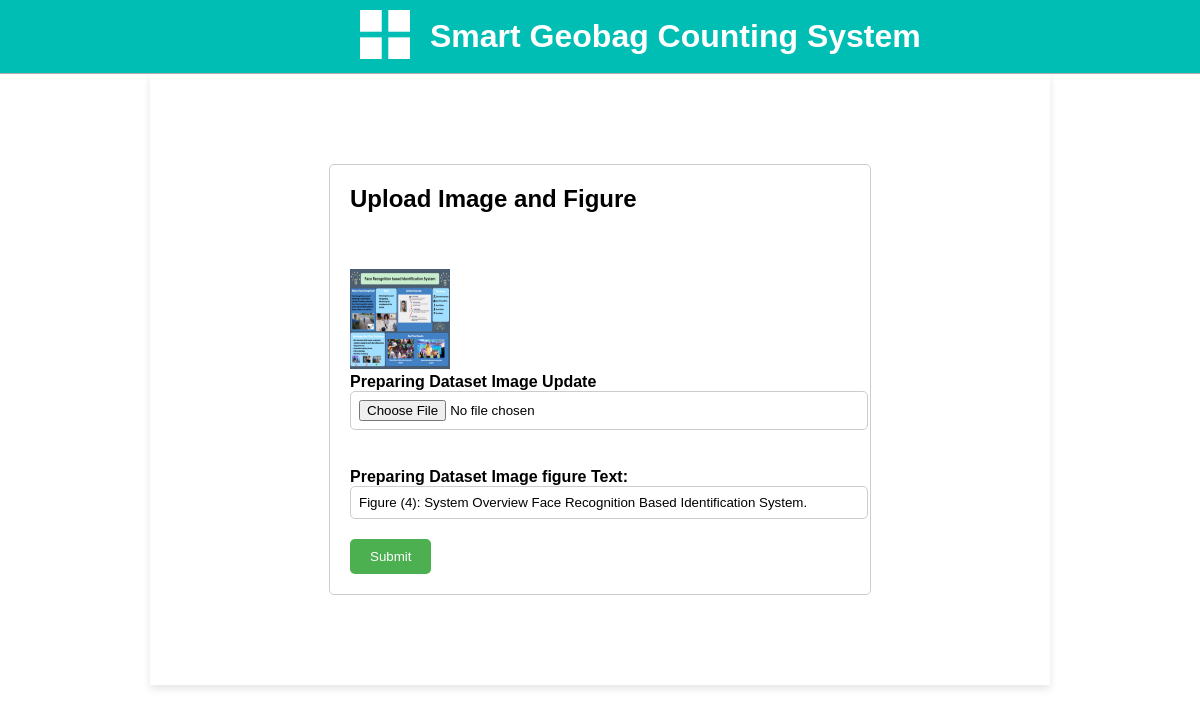
The page /preparingdataset_edit/1 on the database its author committed.
### facerecognitionbasedidentificationsystem/models.py (models this page shows)
class PreparingDataset(models.Model):
    preparing_pataset_img = models.ImageField(upload_to='Geobag_at_RiverBank_img/', default='No images')
    preparing_dataset_figure_text = models.CharField(max_length = 500)

### facerecognitionbasedidentificationsystem/views.py (the view)
# urls.py: path('preparingdataset_edit/<int:id>', views.preparingdataset_edit, name = 'preparingdataset_edit'),
def preparingdataset_edit(request, id):
    preparingdatasetdata = PreparingDataset.objects.get(id=id)
    data = {"preparingdatasetdata": preparingdatasetdata}
    return render(request,'preparingdatasetUpdate.html',data)

### templates/preparingdatasetUpdate.html (shortened to what this page needs)
{% load static %}
<!DOCTYPE html>
<html lang="en">
<head>
    <link rel="stylesheet" href="https://cdnjs.cloudflare.com/ajax/libs/font-awesome/4.7.0/css/font-awesome.min.css">
    <link rel="stylesheet" href="https://cdnjs.cloudflare.com/ajax/libs/font-awesome/5.15.4/css/all.min.css">
    <link rel="stylesheet" href="{% static 'css/style.css' %}">
</head>
<body>
<div class = "Top-Section">
    <div class="top_bar">
        <div class = "logo">
          <a href=""><img src="{% static 'images/logo.png' %}"  alt="" >
            </a>
        <h1>Smart Geobag Counting System</h1>
    </div>
    </div>
</div>
<div class="body-section">
    <div class="form-container">
        <h2>Upload Image and Figure</h2>
        <form action="{% url 'preparingdataset_update' %}"  method="POST" enctype="multipart/form-data">
          <input type="hidden" name="id" value="{{preparingdatasetdata.id}}" id=""><br><br>
        <div class="form-group">
          {% if preparingdatasetdata.preparing_pataset_img %}
          <img src="{{ preparingdatasetdata.preparing_pataset_img.url }}" alt="{{ preparingdatasetdata.preparing_pataset_img.name }}" style="height: 100px; width:100px;"><br>
          {% endif %}
          <label for="exampleInputImage" class="form-label">Preparing Dataset Image Update</label>
          <input type="file" class="form-control" id="exampleInputImage" name="preparing_pataset_img" value="{{ preparingdatasetdata.preparing_pataset_img.url }}" accept="image/*"><br><br>
        </div>
          <div class="form-group">
            <label for="title">Preparing Dataset Image figure Text:</label>
            <input type="text" id="image_figure_text" name="preparing_dataset_figure_text" value ="{{preparingdatasetdata.preparing_dataset_figure_text}}">
          </div>
          <button type="submit">Submit</button>
        </form>
      </div>
</div>
</body>
</html>

### static/css/style.css (style rules this page uses)
body { font-family: Arial, sans-serif; margin: 0; padding: 0; background-image: url('/static/images/back-5.jpg'); background-size: cover; background-position: center; background-repeat: repeat; height: 1000px; }
.Top-Section { position: sticky; top: 0; z-index: 1000; background-color: white; }
.top_bar { display: flex; align-items: center; padding: 10px; border-bottom: 1px solid #b4afaf; background-color: rgb(1, 190, 181); }
.logo { display: flex; align-items: center; margin-left: 350px; }
.logo a img { width: 50px; margin-right: 20px; }
.logo h1 { margin: 0; font-size: 32px; color: white; align-items: center; }
.body-section { margin-left: 150px; margin-right: 150px; background-color: #ffffff; padding: 40px; box-shadow: 0 4px 8px rgba(0, 0, 0, 0.1); }
.form-container { max-width: 500px; margin: 50px auto; padding: 20px; border: 1px solid #ccc; border-radius: 5px; }
.form-container h2 { margin-top: 0; }
.form-group { margin-bottom: 20px; }
.form-group label { display: block; font-weight: bold; }
.form-group input[type="file"], .form-group input[type="text"] { width: 100%; padding: 8px; border: 1px solid #ccc; border-radius: 5px; }
button { background-color: #4CAF50; color: white; padding: 10px 20px; border: none; border-radius: 5px; cursor: pointer; }

### rows shown on the page
PreparingDataset: preparing_pataset_img (picture), preparing_dataset_figure_text "Figure (4): System Overview Face Recognition Based Identification System."
